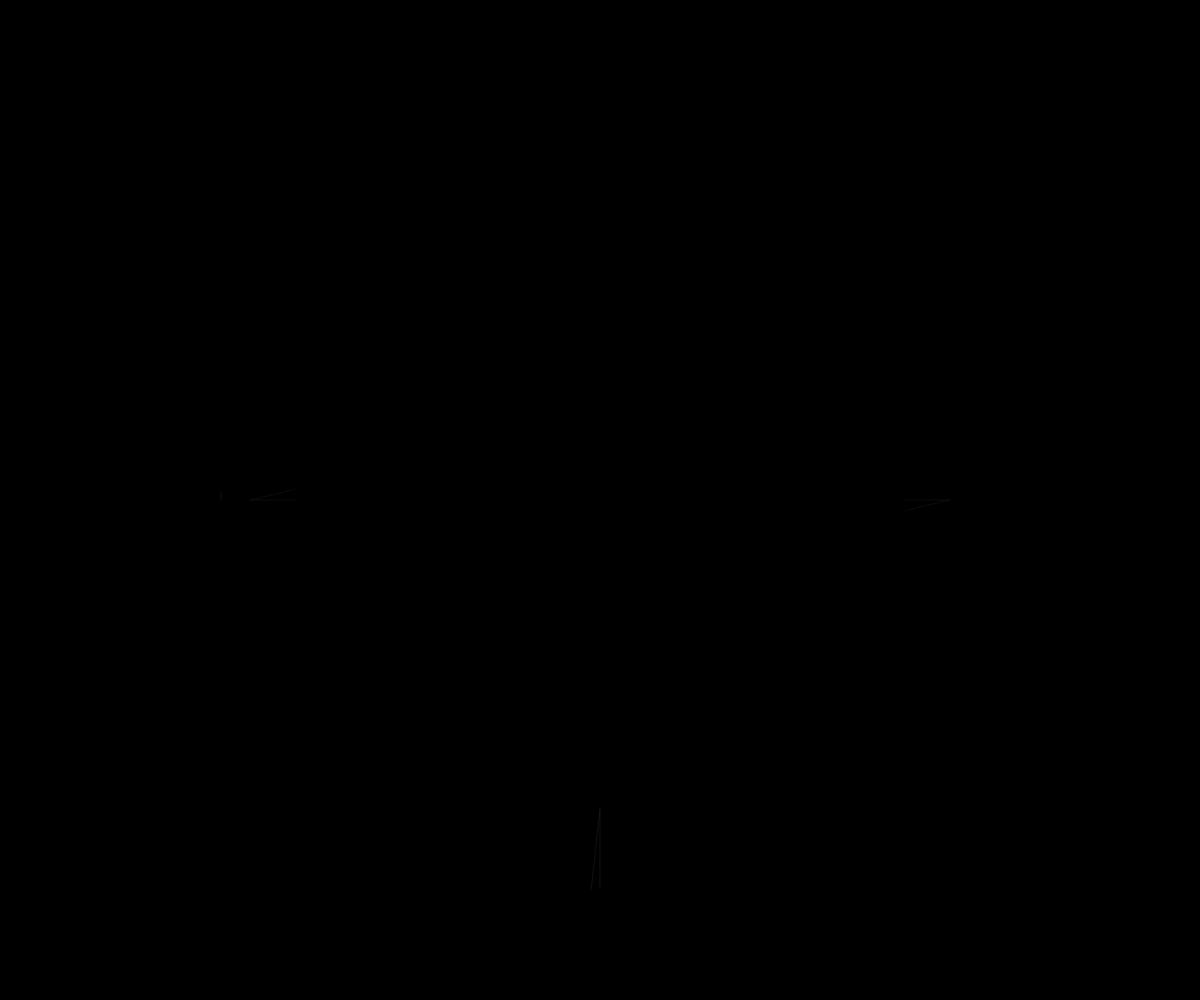
Frame 1 (no input)
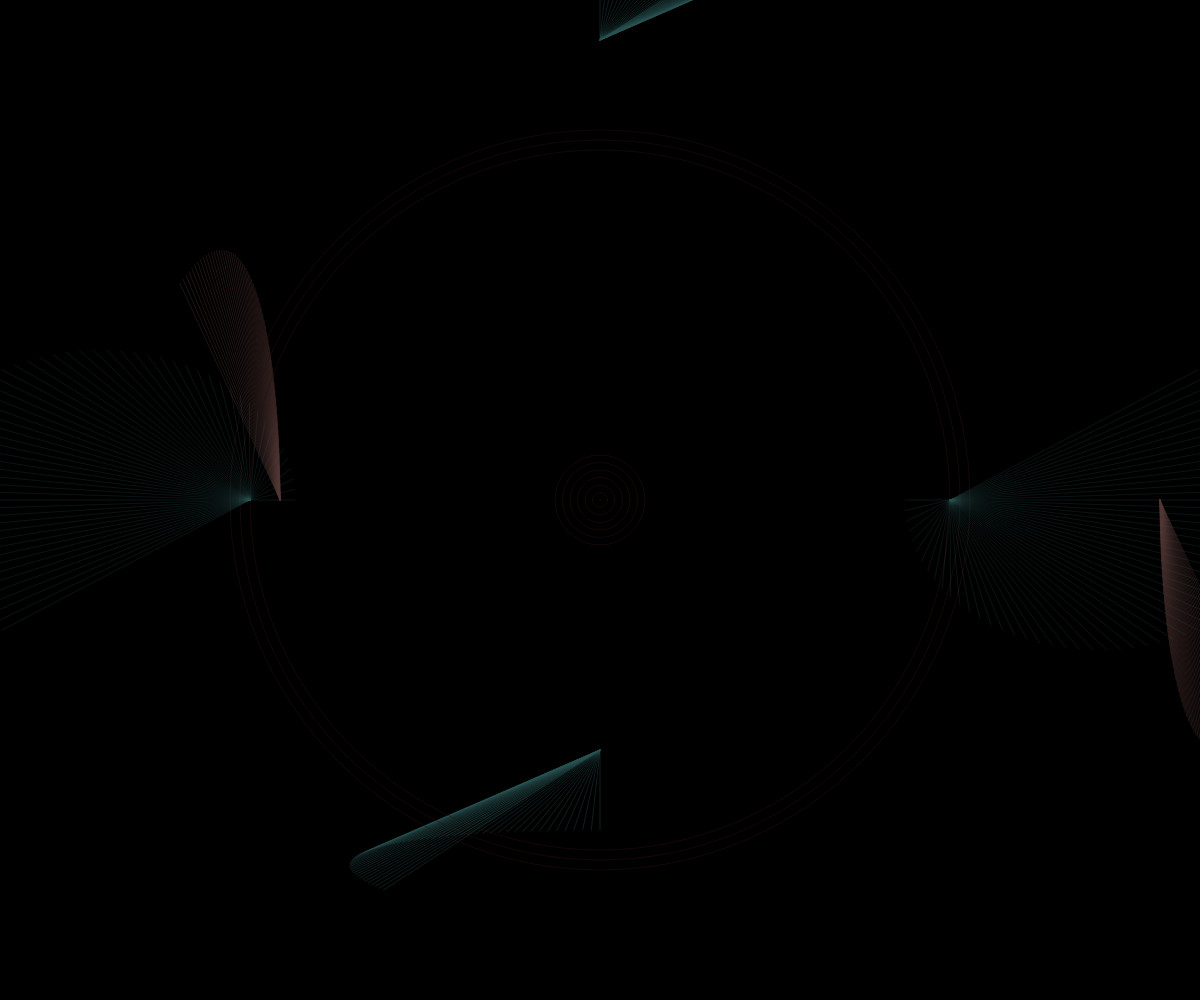
Frame 60 (no input)
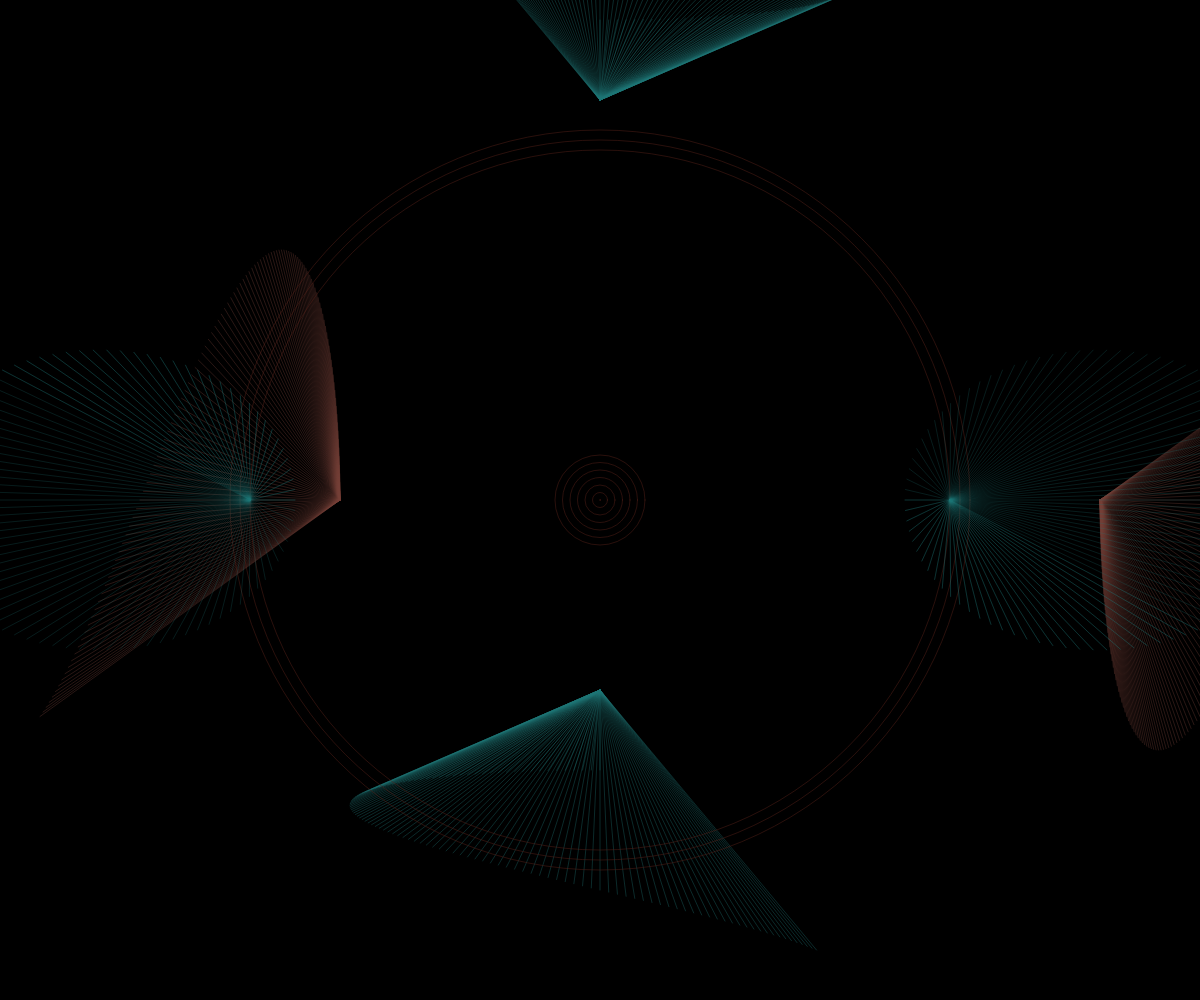
Frame 120 (the mouse pressed at the canvas centre since frame 60)

The p5.js sketch that drew these frames (run headless with seeded random() and noise() and a simulated clock; from frame 60 on, the mouse is pressed at the canvas centre):

// p5.js sketch
// ── sketch.js
var moveX1 = 20;
var moveX2 = 1420;
var moveY1 = -220;
var moveY2 = 1010;

function setup() {
  createCanvas(windowWidth,windowHeight);
  angleMode (DEGREES);
  frameRate (60);

}


function draw() {

  background(0);
  strokeWeight(0.08);
  moveX1 = moveX1 + 1;
  moveX2 = moveX2 - 1;
  moveY1 = moveY1 + 1;
  moveY2 = moveY2 - 1;



  //LEFT
  push();
  //if you want it centered
  translate(moveX1, height/2);
  //if you want to move it yourself
     //translate(mouseX-250,mouseY);
  scale(4,5);
  noFill();
  stroke(lerpColor(color(50), color('tomato'), frameCount/360));
  for (var a = 0; a <= 360; a ++) {
    if (a<=frameCount*1){
      line (50*cos(a*1), -50*sin(a*2),50,0)}
    }
    if(frameCount == 360) {
      noLoop();}
  pop();


  //RIGHT
  push();
  //if you want it centered
  translate(moveX2, height/2);
  //if you want to move it yourself
     //translate(mouseX+250,mouseY);
  rotate(180);
  scale(4,5);
  noFill();
  stroke(lerpColor(color(50), color('tomato'), frameCount/360));
  for (var a = 0; a <= 360; a ++) {
    if (a<=frameCount*1){
      line (50*cos(a*1), -50*sin(a*2),50,0)}
    }
    if(frameCount == 360) {
      noLoop();}
  pop();



  //DOWN
  push();
  //if you want it centered
  translate(width/2, moveY2);
  //if you want to move it yourself
     //translate(mouseX,mouseY+250);
  rotate(270);
  scale(4,5);
  noFill();
  stroke(lerpColor(color(50), color('cyan'), frameCount/360));
  for (var a = 0; a <= 360; a ++) {
    if (a<=frameCount*1){
      line (30*cos(a*1), -50*sin(a*2),50,0)}
    }
    if(frameCount == 360) {
      noLoop();}
  pop();





    //UP
    push();
    //if you want it centered
    translate(width/2, moveY1);
    //if you want to move it yourself
       //translate(mouseX,mouseY-250);
    rotate(90);
    scale(4,5);
    noFill();
    stroke(lerpColor(color(50), color('cyan'), frameCount/360));
    for (var a = 0; a <= 360; a ++) {
      if (a<=frameCount*1){
        line (30*cos(a*1), -50*sin(a*2),50,0)}
      }
      if(frameCount == 360) {
        noLoop();}
    pop();



  //DOT
  push();
  //if you want it centered
  translate(width/2,height/2);
  //if you want to move it yourself
     //translate(mouseX,mouseY);
  ellipseMode(CENTER)
  noFill();
  strokeWeight(0.5);
  stroke (lerpColor(color('black'), color('tomato'), frameCount/360));

  //here i have to find a way to make it progressive in order to not draw every ellipse
  ellipse(0,0,90);
  ellipse(0,0,75);
  ellipse(0,0,60);
  ellipse(0,0,45);
  ellipse(0,0,30);
  ellipse(0,0,15);
  ellipse(0,0,1);
  ellipse(0,0,700);
  ellipse(0,0,720);
  ellipse(0,0,740);

  pop();



  //LEFT CIRCLE
  push();
  //if you want it centered
  translate(width/2-500, height/2);
  //if you want to move it yourself
     //translate(mouseX-500,mouseY);
  rotate(0);
  scale(3);
  noFill();
  stroke(lerpColor(color(50), color('cyan'), frameCount/360));
  for (var a = 0; a <= 360; a ++) {
    if (a<=frameCount*1){
      line (65*cos(a*4), -50*sin(a*4),50,0)}
    }
    if(frameCount == 360) {
      noLoop();}
  pop();


  //RIGHT CIRCLE
  push();
  //if you want it centered
  translate(width/2+500, height/2);
  //if you want to move it yourself
     //translate(mouseX+500,mouseY);
  rotate(180);
  scale(3);
  noFill();
  stroke(lerpColor(color(50), color('cyan'), frameCount/360));
  for (var a = 0; a <= 360; a ++) {
    if (a<=frameCount*1){
      line (65*cos(a*4), -50*sin(a*4),50,0)}
    }
    if(frameCount == 360) {
      noLoop();}
  pop();


}
